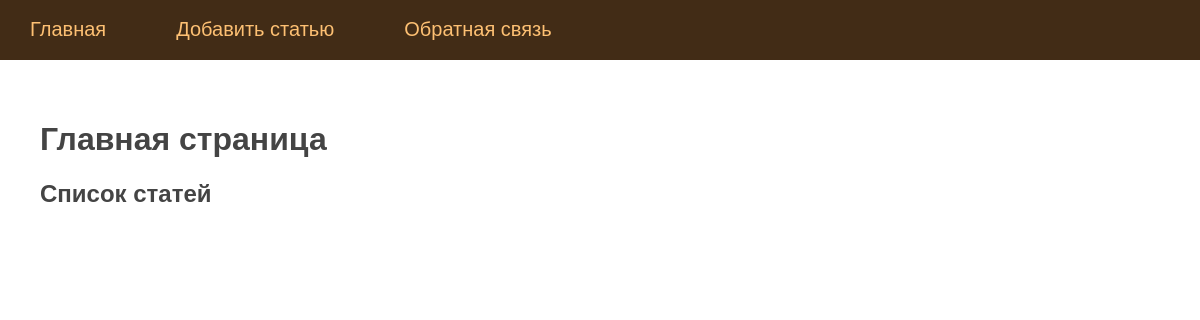
Before: / with the older database file.
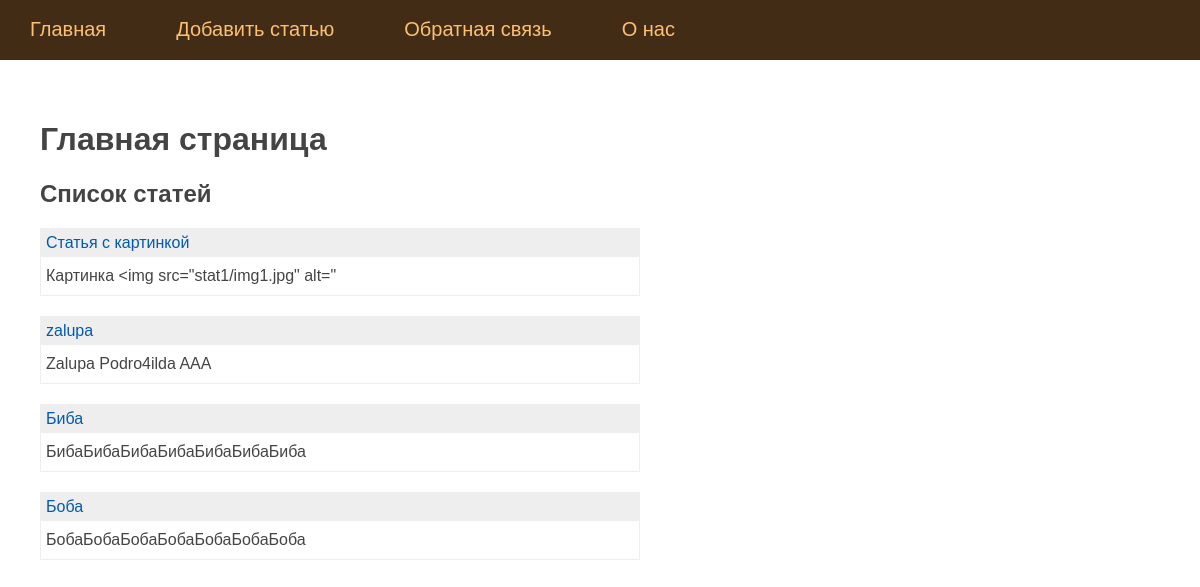
After: the same page with the newer database file.
### tables this page shows
CREATE TABLE mainmenu (
    id integer PRIMARY KEY AUTOINCREMENT,
    title text NOT NULL,
    url text NOT NULL
);

CREATE TABLE posts (
    id integer PRIMARY KEY AUTOINCREMENT,
    title text NOT NULL,
    text text NOT NULL,
    url text NOT NULL,
    time integer NOT NULL
);

### app.py (the view)
@app.route('/')
def index():
    db = get_db()
    dbase = FDataBase(db)
    posts = dbase.getPostAnonce()
    return render_template('index.html', title = 'Главная страница', menu = dbase.getMenu(), posts = dbase.getPostAnonce())

### app.py (called while the page is built)
def connect_db():
    conn = sqlite3.connect(app.config['DATABASE'])
    conn.row_factory = sqlite3.Row
    return conn

def get_db():
    if not hasattr(g, 'link_db'):
        g.link_db = connect_db()
    return g.link_db

    def getMenu(self):
        sql = '''SELECT * FROM mainmenu'''
        try:
            self.__cur.execute(sql)
            res = self.__cur.fetchall()
            if res:
                return res
        except:
            print('Ошибка чтения из БД')
        return []

    def getPostAnonce(self):
        try:
            self.__cur.execute(f'SELECT id, title, text, url FROM posts ORDER BY time DESC')
            res = self.__cur.fetchall()
            if res:
                return res
        except sqlite3.Error as e:
            print('Ошибка обращения к БД: ' + str(e))
        return[]

### templates/index.html
{% extends 'base.html' %} {% block content %} {{ super() }}
<p><h2>Список статей</h2></p>
<ul class="list-posts">
    {% for p in posts %}
    <li>
        <p class="title"><a href="{{ url_for('showPost', alias=p.url)}}">{{p.title}}</a></p>
        <p class='annonce'>{{ p.text[:50] | striptags }}</p>
    </li>
    {%endfor%}
</ul>
{% endblock %}

### templates/base.html (shortened to what this page needs)
<!DOCTYPE html>
<html lang="en">
  <head>
    <link
      type="text/css"
      href="{{ url_for('static', filename='css/styles.css')}}"
      rel="stylesheet"
    />
  </head>
  <body>
    {% block content -%} {%- block mainmenu -%}
    <ul class="mainmenu">
      {% for p in menu %}
      <li><a href="{{p.url}}">{{p.title}}</a></li>
      {% endfor %}
    </ul>
    <div class="content">
      {% endblock mainmenu -%} {% block h1 -%} {% if title %}
      <h1>{{title}}</h1>
      {% else %}
      <h1>Про Flask</h1>
      {% endif %}{% endblock %} {% endblock %}
    </div>
  </body>
</html>

### static/css/styles.css (style rules this page uses)
html, body { font-family: 'Yandex Sans Text Regular', 'Arial'; margin: 0; padding: 0; height: 100%; width: 100%; }
ul.list-posts { list-style: none; margin: 0; padding: 0; max-width: 600px; }
ul.list-posts li { margin: 20px 0 0 0; border: 1px solid #eee; }
ul.list-posts .title { margin: 0; padding: 5px; background: #eee; }
ul.list-posts .annonce { margin: 0; padding: 10px 5px 10px 5px; }
body { background-size: cover; color: #444; }
a { color: #0059b2; text-decoration: none; }
ul.mainmenu { list-style: none; margin: 0; padding: 0; height: 60px; color: #fdc073; font-size: 20px; overflow: hidden; background: #422c16; }
ul.mainmenu li { float: left; margin: 18px 40px 0 30px; }
ul.mainmenu li a { color: #fdc073; text-decoration: none; }
.content { padding: 40px 20px 20px 40px; width: 100%; box-sizing: border-box; }

Changed rows visible on the page:
added mainmenu: title "О нас"
added posts: title "Статья с картинкой", text "Картинка <img src=\"stat1/img1.jpg\" alt=\""
added posts: title "zalupa", text "Zalupa Podro4ilda AAA"
added posts: title "Биба", text "БибаБибаБибаБибаБибаБибаБиба"
added posts: title "Боба", text "БобаБобаБобаБобаБобаБобаБоба"
